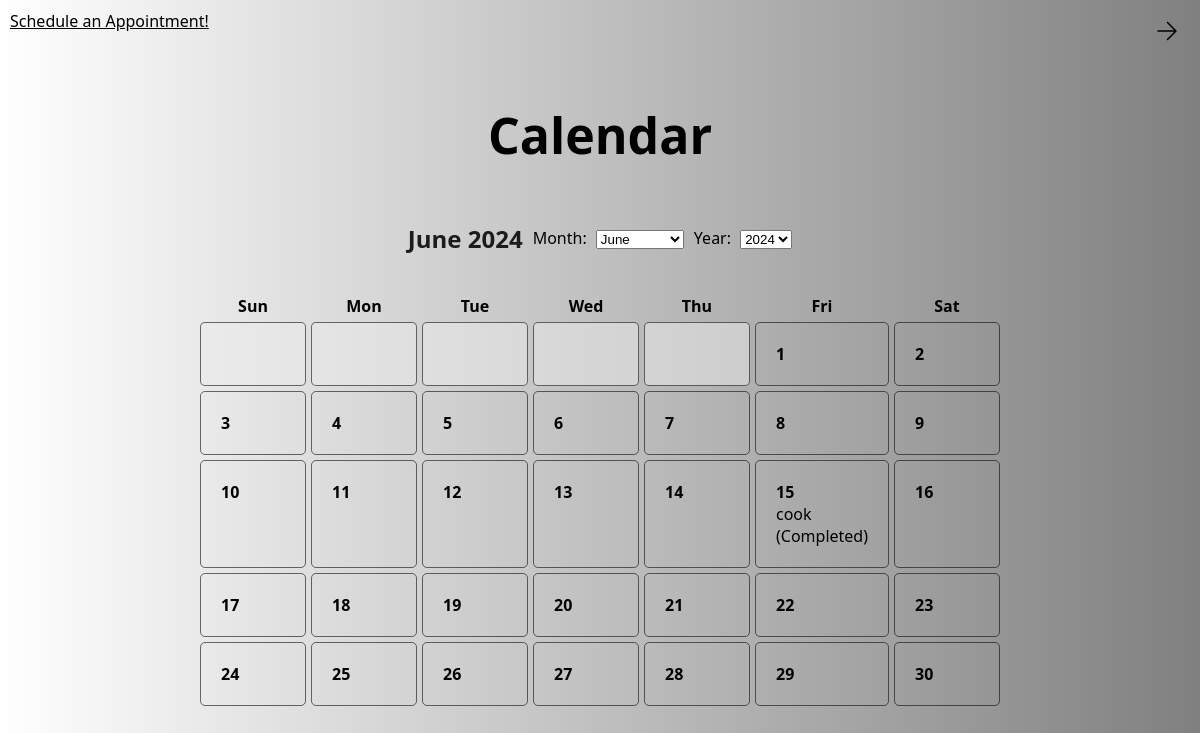
/calendar, run on an earlier commit of the app's database.
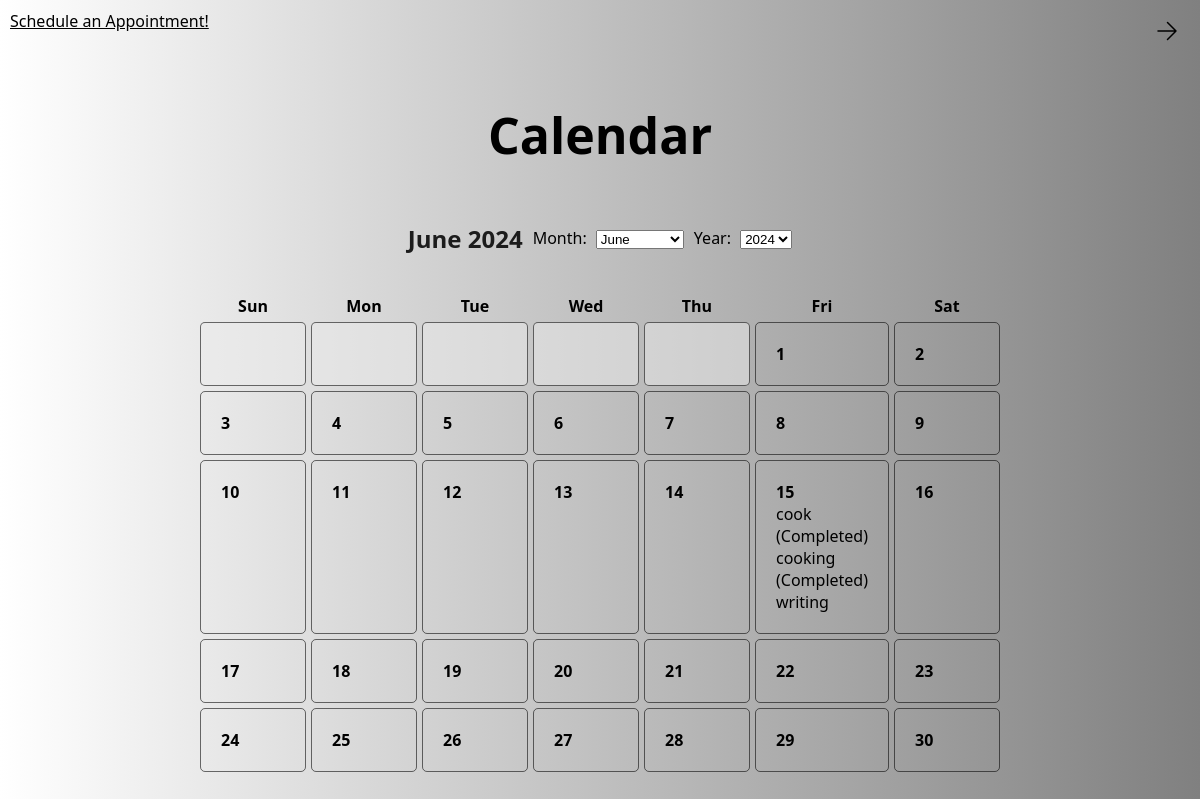
And on a later commit of the database.
### test.py (models this page shows)
class Task(db.Model):
    id = db.Column(db.Integer, primary_key=True)
    task_name = db.Column(db.String(150), nullable=False)
    task_description = db.Column(db.Text, nullable=False)
    task_date = db.Column(db.DateTime, nullable=False, default=datetime.utcnow)
    completion_time = db.Column(db.DateTime, nullable=True)

### test.py (the view)
@app.route('/calendar', methods=['GET', 'POST'])
def calendar_view():
    now = datetime.now()
    year = request.args.get('year', now.year, type=int)
    month = request.args.get('month', now.month, type=int)
    appointments = Appointment.query.filter(
        db.extract('year', Appointment.appointment_date) == year,
        db.extract('month', Appointment.appointment_date) == month
    ).all()
    appointments_by_day = {}
    for appointment in appointments:
        day = appointment.appointment_date.day
        if day not in appointments_by_day:
            appointments_by_day[day] = []
        appointments_by_day[day].append(appointment)
    month_days, tasks_by_day = generate_calendar(year, month)
    month_name = datetime(year, month, 1).strftime('%B')
    return render_template('calendar.html', year=year, month=month, month_name=month_name,
                           month_days=month_days, tasks_by_day=tasks_by_day,
                           appointments_by_day=appointments_by_day, datetime=datetime)

### test.py (called while the page is built)
def generate_calendar(year, month):
    cal = calendar.Calendar(firstweekday=0)
    month_days = cal.monthdayscalendar(year, month)
    tasks = Task.query.all()
    tasks_by_day = {}
    for task in tasks:
        if task.task_date.year == year and task.task_date.month == month:
            day = task.task_date.day
            if day not in tasks_by_day:
                tasks_by_day[day] = []
            tasks_by_day[day].append(task)
    return month_days, tasks_by_day

### templates/calendar.html (shortened to what this page needs)
<!DOCTYPE html>
<html lang="en">
<head>
    <link rel="stylesheet" href="{{ url_for('static', filename='css/cal.css') }}">
</head>
<body>
    <header>
        <nav>
            <ul>
                <li style="float:right">
                    <a href="{{ url_for('homepage') }}">
                        <svg width="24px" height="24px" viewBox="0 0 24 24" stroke-width="1.5" fill="none" xmlns="http://www.w3.org/2000/svg" color="#000000">
                            <path d="M3 12L21 12M21 12L12.5 3.5M21 12L12.5 20.5" stroke="#000000" stroke-width="1.5" stroke-linecap="round" stroke-linejoin="round"></path>
                        </svg>
                    </a>
                </li>
            </ul>
        </nav>
    </header>
    <h1>Calendar</h1>
    <div class="calendar-header">
        <h2>{{ month_name }} {{ year }}</h2>
        <form id="monthForm" method="get" action="{{ url_for('calendar_view') }}">
            <label for="month">Month:</label>
            <select name="month" id="month" onchange="this.form.submit()">
                {% for m in range(1, 13) %}
                    <option value="{{ m }}" {% if m == month %}selected{% endif %}>{{ datetime(year, m, 1).strftime('%B') }}</option>
                {% endfor %}
            </select>
        </form>
        <form id="yearForm" method="get" action="{{ url_for('calendar_view') }}">
            <label for="year">Year:</label>
            <select name="year" id="year" onchange="this.form.submit()">
                {% for y in range(year - 5, year + 6) %}
                    <option value="{{ y }}" {% if y == year %}selected{% endif %}>{{ y }}</option>
                {% endfor %}
            </select>
        </form>
    </div>
    <div class="calendar">
        <div class="datetext">Sun</div>
        <div class="datetext">Mon</div>
        <div class="datetext">Tue</div>
        <div class="datetext">Wed</div>
        <div class="datetext">Thu</div>
        <div class="datetext">Fri</div>
        <div class="datetext">Sat</div>
        {% for week in month_days %}
            {% for day in week %}
                {% if day == 0 %}
                    <div class="day empty"></div>
                {% else %}
                    <div class="day">
                        {{ day }}
                        {% if day in tasks_by_day %}
                            <ul>
                                {% for task in tasks_by_day[day] %}
                                    <li class="tasktitle">{{ task.task_name }} {% if task.completion_time %}(Completed){% endif %}</li>
                                {% endfor %}
                            </ul>
                        {% endif %}
                    </div>
                {% endif %}
            {% endfor %}
        {% endfor %}
    </div>
    <a class="appointb" href="#myModal">Schedule an Appointment!</a>
</body>
</html>

What changed in the data, as far as the page shows it:
added Task: task_name "cooking", shows "(Completed)"
added Task: task_name "writing"
